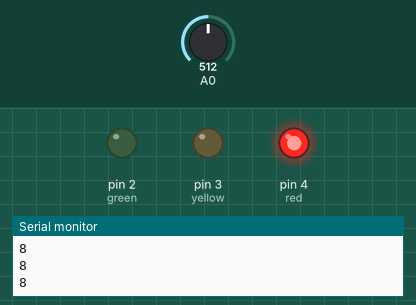
This sketch was run on a simulated Arduino Uno, built with avr-gcc and run on an emulated ATmega328P. Parts: output pins drawn as LEDs (lit = HIGH), the last lines printed to the serial monitor. The inputs (shaded band) are chosen by the test bench; at power-on: A0 = 512.

Above: at 1.3 s.
1.4 s: A0 set to 193
2.9 s: A0 set to 166
At 3.3 s:
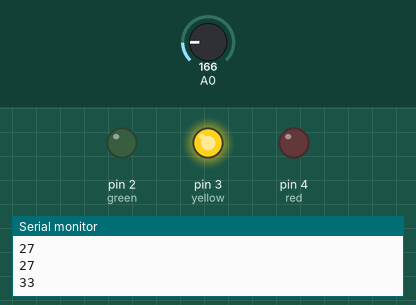
4.5 s: A0 set to 306
At 5.6 s:
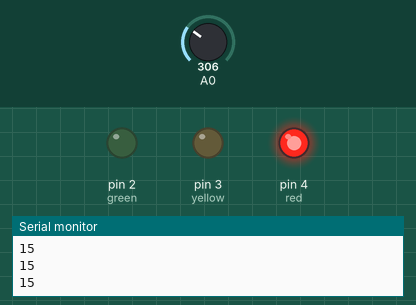
6.0 s: A0 set to 122
At 6.8 s:
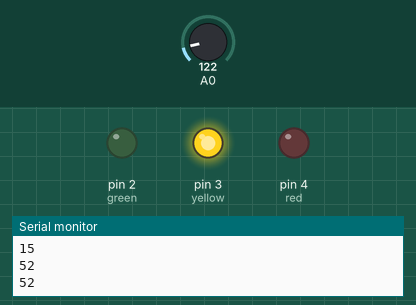
Timing chart, 0 to 8.5 s (numbered marks = the images above; inputs shaded):
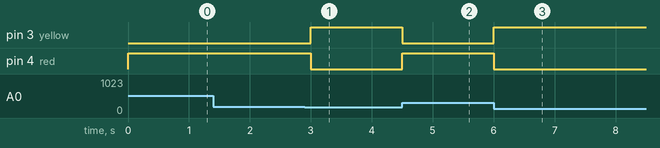

Measured:
- the behaviour switches between 182 and 181 on A0 (found by bisection; images 0 and 1)
- after the input at 2.9 s, pin 3 (yellow): LOW → HIGH after 0.10 s; pin 4 (red): HIGH → LOW after 0.10 s
- after the input at 4.5 s, pin 3 (yellow): HIGH → LOW at once; pin 4 (red): LOW → HIGH at once
- after the input at 6.0 s, pin 3 (yellow): LOW → HIGH at once; pin 4 (red): HIGH → LOW at once

The sketch:

oscar_infra_red.ino
```cpp
#include <DistanceGP2Y0A21YK.h>

DistanceGP2Y0A21YK Dist;
int distance;
int red = 4;
int yellow = 3;
int green = 2;

void setup()
{
  Serial.begin(9600);
  Dist.begin(A0);
  pinMode(red, OUTPUT);
  pinMode(yellow, OUTPUT);
  pinMode(green, OUTPUT);
}

void loop()
{
  distance = Dist.getDistanceCentimeter();
//  Serial.print("\nDistance in centimeters: ");
  Serial.println(distance);
  turnOffAllLeds();
  if (distance >= 60) {
    digitalWrite(green, HIGH);
  } else if (distance >= 30 && distance < 60) {
    digitalWrite(yellow, HIGH);
  } else {
    digitalWrite(red, HIGH);
  }
  delay(500);                                     //make it readable
}

void turnOffAllLeds()
{
  digitalWrite(red, LOW);
  digitalWrite(yellow, LOW);
  digitalWrite(green, LOW);
}
```
